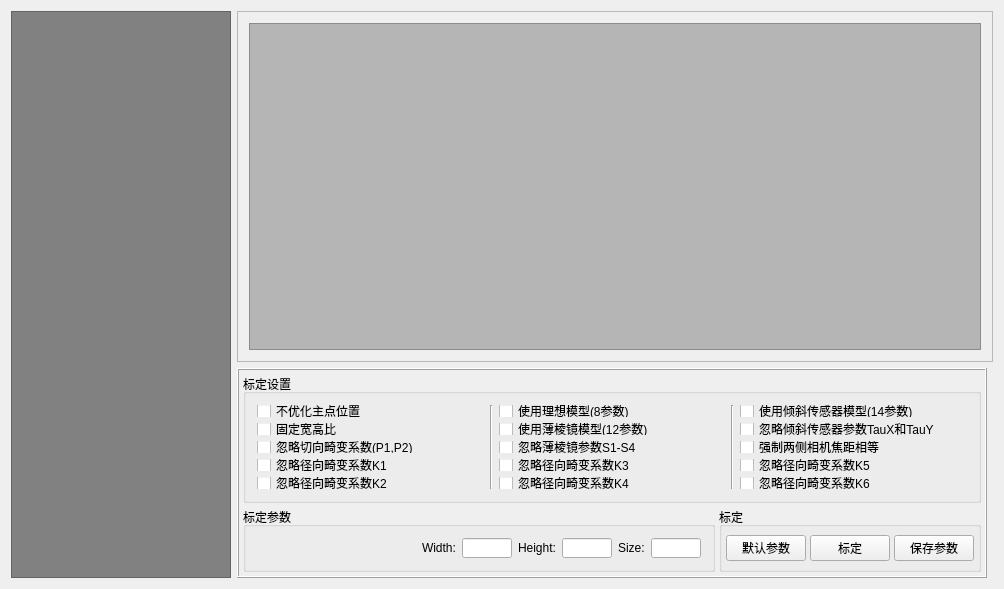
<?xml version="1.0" encoding="UTF-8"?>
<ui version="4.0">
 <class>CalibraterView</class>
 <widget class="QWidget" name="CalibraterView">
  <property name="geometry">
   <rect>
    <x>0</x>
    <y>0</y>
    <width>1004</width>
    <height>589</height>
   </rect>
  </property>
  <property name="windowTitle">
   <string>标定</string>
  </property>
  <layout class="QGridLayout" name="gridLayout_2">
   <item row="1" column="1">
    <widget class="QFrame" name="frame">
     <property name="maximumSize">
      <size>
       <width>16777215</width>
       <height>210</height>
      </size>
     </property>
     <property name="frameShape">
      <enum>QFrame::Box</enum>
     </property>
     <property name="frameShadow">
      <enum>QFrame::Raised</enum>
     </property>
     <layout class="QGridLayout" name="gridLayout">
      <property name="leftMargin">
       <number>4</number>
      </property>
      <property name="topMargin">
       <number>4</number>
      </property>
      <property name="rightMargin">
       <number>4</number>
      </property>
      <property name="bottomMargin">
       <number>4</number>
      </property>
      <property name="spacing">
       <number>4</number>
      </property>
      <item row="0" column="0" colspan="2">
       <widget class="QGroupBox" name="groupBox_3">
        <property name="title">
         <string>标定设置</string>
        </property>
        <layout class="QGridLayout" name="gridLayout_3">
         <item row="0" column="0">
          <widget class="QCheckBox" name="checkBox_CALIB_FIX_PRINCIPAL_POINT">
           <property name="text">
            <string>不优化主点位置</string>
           </property>
          </widget>
         </item>
         <item row="0" column="1" rowspan="5">
          <widget class="Line" name="line">
           <property name="orientation">
            <enum>Qt::Vertical</enum>
           </property>
          </widget>
         </item>
         <item row="0" column="2">
          <widget class="QCheckBox" name="checkBox_CALIB_RATIONAL_MODEL">
           <property name="text">
            <string>使用理想模型(8参数)</string>
           </property>
          </widget>
         </item>
         <item row="0" column="3" rowspan="5">
          <widget class="Line" name="line_2">
           <property name="orientation">
            <enum>Qt::Vertical</enum>
           </property>
          </widget>
         </item>
         <item row="0" column="4">
          <widget class="QCheckBox" name="checkBox_CALIB_TILTED_MODEL">
           <property name="text">
            <string>使用倾斜传感器模型(14参数)</string>
           </property>
          </widget>
         </item>
         <item row="1" column="0">
          <widget class="QCheckBox" name="checkBox_CALIB_FIX_ASPECT_RATIO">
           <property name="text">
            <string>固定宽高比</string>
           </property>
          </widget>
         </item>
         <item row="1" column="2">
          <widget class="QCheckBox" name="checkBox_CALIB_THIN_PRISM_MODEL">
           <property name="text">
            <string>使用薄棱镜模型(12参数)</string>
           </property>
          </widget>
         </item>
         <item row="1" column="4">
          <widget class="QCheckBox" name="checkBox_CALIB_FIX_TAUX_TAUY">
           <property name="text">
            <string>忽略倾斜传感器参数TauX和TauY</string>
           </property>
          </widget>
         </item>
         <item row="2" column="0">
          <widget class="QCheckBox" name="checkBox_CALIB_ZERO_TANGENT_DIST">
           <property name="text">
            <string>忽略切向畸变系数(P1,P2)</string>
           </property>
          </widget>
         </item>
         <item row="2" column="2">
          <widget class="QCheckBox" name="checkBox_CALIB_FIX_S1_S2_S3_S4">
           <property name="text">
            <string>忽略薄棱镜参数S1-S4</string>
           </property>
          </widget>
         </item>
         <item row="2" column="4">
          <widget class="QCheckBox" name="checkBox_CALIB_SAME_FOCAL_LENGTH">
           <property name="text">
            <string>强制两侧相机焦距相等</string>
           </property>
          </widget>
         </item>
         <item row="3" column="0">
          <widget class="QCheckBox" name="checkBox_CALIB_FIX_K1">
           <property name="text">
            <string>忽略径向畸变系数K1</string>
           </property>
          </widget>
         </item>
         <item row="3" column="2">
          <widget class="QCheckBox" name="checkBox_CALIB_FIX_K3">
           <property name="text">
            <string>忽略径向畸变系数K3</string>
           </property>
          </widget>
         </item>
         <item row="3" column="4">
          <widget class="QCheckBox" name="checkBox_CALIB_FIX_K5">
           <property name="text">
            <string>忽略径向畸变系数K5</string>
           </property>
          </widget>
         </item>
         <item row="4" column="0">
          <widget class="QCheckBox" name="checkBox_CALIB_FIX_K2">
           <property name="text">
            <string>忽略径向畸变系数K2</string>
           </property>
          </widget>
         </item>
         <item row="4" column="2">
          <widget class="QCheckBox" name="checkBox_CALIB_FIX_K4">
           <property name="text">
            <string>忽略径向畸变系数K4</string>
           </property>
          </widget>
         </item>
         <item row="4" column="4">
          <widget class="QCheckBox" name="checkBox_CALIB_FIX_K6">
           <property name="text">
            <string>忽略径向畸变系数K6</string>
           </property>
          </widget>
         </item>
        </layout>
       </widget>
      </item>
      <item row="1" column="0">
       <widget class="QGroupBox" name="groupBox">
        <property name="title">
         <string>标定参数</string>
        </property>
        <layout class="QHBoxLayout" name="horizontalLayout_2">
         <item>
          <spacer name="horizontalSpacer">
           <property name="orientation">
            <enum>Qt::Horizontal</enum>
           </property>
           <property name="sizeHint" stdset="0">
            <size>
             <width>40</width>
             <height>20</height>
            </size>
           </property>
          </spacer>
         </item>
         <item>
          <widget class="QLabel" name="label_5">
           <property name="text">
            <string>Width:</string>
           </property>
          </widget>
         </item>
         <item>
          <widget class="QLineEdit" name="lineEdit_BoardWidth">
           <property name="minimumSize">
            <size>
             <width>50</width>
             <height>20</height>
            </size>
           </property>
           <property name="maximumSize">
            <size>
             <width>20</width>
             <height>16777215</height>
            </size>
           </property>
          </widget>
         </item>
         <item>
          <widget class="QLabel" name="label_6">
           <property name="text">
            <string>Height:</string>
           </property>
          </widget>
         </item>
         <item>
          <widget class="QLineEdit" name="lineEdit_BoardHeight">
           <property name="minimumSize">
            <size>
             <width>50</width>
             <height>20</height>
            </size>
           </property>
           <property name="maximumSize">
            <size>
             <width>20</width>
             <height>16777215</height>
            </size>
           </property>
          </widget>
         </item>
         <item>
          <widget class="QLabel" name="label_8">
           <property name="text">
            <string>Size:</string>
           </property>
          </widget>
         </item>
         <item>
          <widget class="QLineEdit" name="lineEdit_SquareSize">
           <property name="minimumSize">
            <size>
             <width>50</width>
             <height>20</height>
            </size>
           </property>
           <property name="maximumSize">
            <size>
             <width>20</width>
             <height>16777215</height>
            </size>
           </property>
          </widget>
         </item>
        </layout>
       </widget>
      </item>
      <item row="1" column="1">
       <widget class="QGroupBox" name="groupBox_4">
        <property name="title">
         <string>标定</string>
        </property>
        <layout class="QHBoxLayout" name="horizontalLayout_3">
         <property name="spacing">
          <number>4</number>
         </property>
         <property name="leftMargin">
          <number>4</number>
         </property>
         <property name="topMargin">
          <number>4</number>
         </property>
         <property name="rightMargin">
          <number>4</number>
         </property>
         <property name="bottomMargin">
          <number>4</number>
         </property>
         <item>
          <widget class="QPushButton" name="pushButton_CalibDefault">
           <property name="text">
            <string>默认参数</string>
           </property>
          </widget>
         </item>
         <item>
          <widget class="QPushButton" name="pushButton">
           <property name="text">
            <string>标定</string>
           </property>
          </widget>
         </item>
         <item>
          <widget class="QPushButton" name="pushButton_2">
           <property name="text">
            <string>保存参数</string>
           </property>
          </widget>
         </item>
        </layout>
       </widget>
      </item>
     </layout>
    </widget>
   </item>
   <item row="0" column="0" rowspan="2">
    <widget class="QListWidget" name="listWidget">
     <property name="maximumSize">
      <size>
       <width>220</width>
       <height>16777215</height>
      </size>
     </property>
     <property name="styleSheet">
      <string notr="true">background-color: rgb(129, 129, 129);</string>
     </property>
     <property name="dragDropMode">
      <enum>QAbstractItemView::DragDrop</enum>
     </property>
     <property name="iconSize">
      <size>
       <width>60</width>
       <height>60</height>
      </size>
     </property>
     <property name="flow">
      <enum>QListView::LeftToRight</enum>
     </property>
     <property name="viewMode">
      <enum>QListView::IconMode</enum>
     </property>
     <property name="modelColumn">
      <number>0</number>
     </property>
     <property name="currentRow">
      <number>-1</number>
     </property>
    </widget>
   </item>
   <item row="0" column="1" colspan="2">
    <widget class="QScrollArea" name="scrollArea">
     <property name="widgetResizable">
      <bool>true</bool>
     </property>
     <widget class="QWidget" name="scrollAreaWidgetContents">
      <property name="geometry">
       <rect>
        <x>0</x>
        <y>0</y>
        <width>758</width>
        <height>359</height>
       </rect>
      </property>
      <layout class="QGridLayout" name="gridLayout_4">
       <item row="0" column="0">
        <widget class="QGraphicsView" name="graphicsView">
         <property name="styleSheet">
          <string notr="true">background-color: rgb(181, 181, 181);</string>
         </property>
        </widget>
       </item>
      </layout>
     </widget>
    </widget>
   </item>
  </layout>
 </widget>
 <layoutdefault spacing="6" margin="11"/>
 <resources/>
 <connections>
  <connection>
   <sender>lineEdit_BoardWidth</sender>
   <signal>textChanged(QString)</signal>
   <receiver>CalibraterView</receiver>
   <slot>onValueChanged_BoardWidth(QString)</slot>
   <hints>
    <hint type="sourcelabel">
     <x>528</x>
     <y>558</y>
    </hint>
    <hint type="destinationlabel">
     <x>246</x>
     <y>282</y>
    </hint>
   </hints>
  </connection>
  <connection>
   <sender>lineEdit_BoardHeight</sender>
   <signal>textChanged(QString)</signal>
   <receiver>CalibraterView</receiver>
   <slot>onValueChanged_BoardHeight(QString)</slot>
   <hints>
    <hint type="sourcelabel">
     <x>632</x>
     <y>558</y>
    </hint>
    <hint type="destinationlabel">
     <x>131</x>
     <y>282</y>
    </hint>
   </hints>
  </connection>
  <connection>
   <sender>lineEdit_SquareSize</sender>
   <signal>textChanged(QString)</signal>
   <receiver>CalibraterView</receiver>
   <slot>onValueChanged_SquareSize(QString)</slot>
   <hints>
    <hint type="sourcelabel">
     <x>724</x>
     <y>558</y>
    </hint>
    <hint type="destinationlabel">
     <x>174</x>
     <y>283</y>
    </hint>
   </hints>
  </connection>
  <connection>
   <sender>pushButton_CalibDefault</sender>
   <signal>clicked()</signal>
   <receiver>CalibraterView</receiver>
   <slot>setDefaultCalibParam()</slot>
   <hints>
    <hint type="sourcelabel">
     <x>820</x>
     <y>559</y>
    </hint>
    <hint type="destinationlabel">
     <x>426</x>
     <y>472</y>
    </hint>
   </hints>
  </connection>
  <connection>
   <sender>pushButton</sender>
   <signal>clicked()</signal>
   <receiver>CalibraterView</receiver>
   <slot>doCalib()</slot>
   <hints>
    <hint type="sourcelabel">
     <x>899</x>
     <y>559</y>
    </hint>
    <hint type="destinationlabel">
     <x>569</x>
     <y>469</y>
    </hint>
   </hints>
  </connection>
  <connection>
   <sender>listWidget</sender>
   <signal>itemClicked(QListWidgetItem*)</signal>
   <receiver>CalibraterView</receiver>
   <slot>onItemClicked(QListWidgetItem*)</slot>
   <hints>
    <hint type="sourcelabel">
     <x>154</x>
     <y>152</y>
    </hint>
    <hint type="destinationlabel">
     <x>259</x>
     <y>6</y>
    </hint>
   </hints>
  </connection>
  <connection>
   <sender>pushButton_2</sender>
   <signal>clicked()</signal>
   <receiver>CalibraterView</receiver>
   <slot>onPush_saveParamsToFile()</slot>
   <hints>
    <hint type="sourcelabel">
     <x>954</x>
     <y>555</y>
    </hint>
    <hint type="destinationlabel">
     <x>999</x>
     <y>485</y>
    </hint>
   </hints>
  </connection>
  <connection>
   <sender>checkBox_CALIB_FIX_PRINCIPAL_POINT</sender>
   <signal>clicked(bool)</signal>
   <receiver>CalibraterView</receiver>
   <slot>onValueChanged_FIX_PRINCIPAL_POINT(bool)</slot>
   <hints>
    <hint type="sourcelabel">
     <x>312</x>
     <y>411</y>
    </hint>
    <hint type="destinationlabel">
     <x>233</x>
     <y>333</y>
    </hint>
   </hints>
  </connection>
  <connection>
   <sender>checkBox_CALIB_RATIONAL_MODEL</sender>
   <signal>clicked(bool)</signal>
   <receiver>CalibraterView</receiver>
   <slot>onValueChanged_RATIONAL_MODEL(bool)</slot>
   <hints>
    <hint type="sourcelabel">
     <x>587</x>
     <y>409</y>
    </hint>
    <hint type="destinationlabel">
     <x>233</x>
     <y>40</y>
    </hint>
   </hints>
  </connection>
  <connection>
   <sender>checkBox_CALIB_TILTED_MODEL</sender>
   <signal>clicked(bool)</signal>
   <receiver>CalibraterView</receiver>
   <slot>onValueChanged_TILTED_MODEL(bool)</slot>
   <hints>
    <hint type="sourcelabel">
     <x>791</x>
     <y>409</y>
    </hint>
    <hint type="destinationlabel">
     <x>705</x>
     <y>4</y>
    </hint>
   </hints>
  </connection>
  <connection>
   <sender>checkBox_CALIB_FIX_ASPECT_RATIO</sender>
   <signal>clicked(bool)</signal>
   <receiver>CalibraterView</receiver>
   <slot>onValueChanged_FIX_ASPECT_RATIO(bool)</slot>
   <hints>
    <hint type="sourcelabel">
     <x>342</x>
     <y>430</y>
    </hint>
    <hint type="destinationlabel">
     <x>332</x>
     <y>374</y>
    </hint>
   </hints>
  </connection>
  <connection>
   <sender>checkBox_CALIB_ZERO_TANGENT_DIST</sender>
   <signal>clicked(bool)</signal>
   <receiver>CalibraterView</receiver>
   <slot>onValueChanged_ZERO_TANGENT_DIST(bool)</slot>
   <hints>
    <hint type="sourcelabel">
     <x>393</x>
     <y>456</y>
    </hint>
    <hint type="destinationlabel">
     <x>466</x>
     <y>5</y>
    </hint>
   </hints>
  </connection>
  <connection>
   <sender>checkBox_CALIB_FIX_K1</sender>
   <signal>clicked(bool)</signal>
   <receiver>CalibraterView</receiver>
   <slot>onValueChanged_FIX_K1(bool)</slot>
   <hints>
    <hint type="sourcelabel">
     <x>281</x>
     <y>471</y>
    </hint>
    <hint type="destinationlabel">
     <x>231</x>
     <y>142</y>
    </hint>
   </hints>
  </connection>
  <connection>
   <sender>checkBox_CALIB_FIX_K2</sender>
   <signal>clicked(bool)</signal>
   <receiver>CalibraterView</receiver>
   <slot>onValueChanged_FIX_K2(bool)</slot>
   <hints>
    <hint type="sourcelabel">
     <x>305</x>
     <y>495</y>
    </hint>
    <hint type="destinationlabel">
     <x>232</x>
     <y>231</y>
    </hint>
   </hints>
  </connection>
  <connection>
   <sender>checkBox_CALIB_THIN_PRISM_MODEL</sender>
   <signal>clicked(bool)</signal>
   <receiver>CalibraterView</receiver>
   <slot>onValueChanged_THIN_PRISM_MODEL(bool)</slot>
   <hints>
    <hint type="sourcelabel">
     <x>558</x>
     <y>427</y>
    </hint>
    <hint type="destinationlabel">
     <x>730</x>
     <y>8</y>
    </hint>
   </hints>
  </connection>
  <connection>
   <sender>checkBox_CALIB_FIX_S1_S2_S3_S4</sender>
   <signal>clicked(bool)</signal>
   <receiver>CalibraterView</receiver>
   <slot>onValueChanged_FIX_S1_S2_S3_S4(bool)</slot>
   <hints>
    <hint type="sourcelabel">
     <x>530</x>
     <y>448</y>
    </hint>
    <hint type="destinationlabel">
     <x>966</x>
     <y>3</y>
    </hint>
   </hints>
  </connection>
  <connection>
   <sender>checkBox_CALIB_FIX_K3</sender>
   <signal>clicked(bool)</signal>
   <receiver>CalibraterView</receiver>
   <slot>onValueChanged_FIX_K3(bool)</slot>
   <hints>
    <hint type="sourcelabel">
     <x>602</x>
     <y>481</y>
    </hint>
    <hint type="destinationlabel">
     <x>998</x>
     <y>37</y>
    </hint>
   </hints>
  </connection>
  <connection>
   <sender>checkBox_CALIB_FIX_K4</sender>
   <signal>clicked(bool)</signal>
   <receiver>CalibraterView</receiver>
   <slot>onValueChanged_FIX_K4(bool)</slot>
   <hints>
    <hint type="sourcelabel">
     <x>644</x>
     <y>504</y>
    </hint>
    <hint type="destinationlabel">
     <x>1001</x>
     <y>73</y>
    </hint>
   </hints>
  </connection>
  <connection>
   <sender>checkBox_CALIB_FIX_TAUX_TAUY</sender>
   <signal>clicked(bool)</signal>
   <receiver>CalibraterView</receiver>
   <slot>onValueChanged_FIX_TAUX_TAUY(bool)</slot>
   <hints>
    <hint type="sourcelabel">
     <x>836</x>
     <y>432</y>
    </hint>
    <hint type="destinationlabel">
     <x>1001</x>
     <y>113</y>
    </hint>
   </hints>
  </connection>
  <connection>
   <sender>checkBox_CALIB_SAME_FOCAL_LENGTH</sender>
   <signal>clicked(bool)</signal>
   <receiver>CalibraterView</receiver>
   <slot>onValueChanged_SAME_FOCAL_LENGTH(bool)</slot>
   <hints>
    <hint type="sourcelabel">
     <x>857</x>
     <y>457</y>
    </hint>
    <hint type="destinationlabel">
     <x>1002</x>
     <y>155</y>
    </hint>
   </hints>
  </connection>
  <connection>
   <sender>checkBox_CALIB_FIX_K5</sender>
   <signal>clicked(bool)</signal>
   <receiver>CalibraterView</receiver>
   <slot>onValueChanged_FIX_K5(bool)</slot>
   <hints>
    <hint type="sourcelabel">
     <x>812</x>
     <y>478</y>
    </hint>
    <hint type="destinationlabel">
     <x>1001</x>
     <y>194</y>
    </hint>
   </hints>
  </connection>
  <connection>
   <sender>checkBox_CALIB_FIX_K6</sender>
   <signal>clicked(bool)</signal>
   <receiver>CalibraterView</receiver>
   <slot>onValueChanged_FIX_K6(bool)</slot>
   <hints>
    <hint type="sourcelabel">
     <x>787</x>
     <y>499</y>
    </hint>
    <hint type="destinationlabel">
     <x>1004</x>
     <y>243</y>
    </hint>
   </hints>
  </connection>
 </connections>
 <slots>
  <slot>onValueChanged_BoardWidth(QString)</slot>
  <slot>onValueChanged_BoardHeight(QString)</slot>
  <slot>onValueChanged_SquareSize(QString)</slot>
  <slot>onClicked_showRectified(bool)</slot>
  <slot>onClicked_Bouguet(bool)</slot>
  <slot>onClicked_Hartley(bool)</slot>
  <slot>setDefaultCalibParam()</slot>
  <slot>doCalib()</slot>
  <slot>onItemClicked(QListWidgetItem*)</slot>
  <slot>onPush_saveParamsToFile()</slot>
  <slot>onValueChanged_FIX_PRINCIPAL_POINT(bool)</slot>
  <slot>onValueChanged_FIX_ASPECT_RATIO(bool)</slot>
  <slot>onValueChanged_ZERO_TANGENT_DIST(bool)</slot>
  <slot>onValueChanged_SAME_FOCAL_LENGTH(bool)</slot>
  <slot>onValueChanged_FIX_K1(bool)</slot>
  <slot>onValueChanged_FIX_K2(bool)</slot>
  <slot>onValueChanged_FIX_K3(bool)</slot>
  <slot>onValueChanged_FIX_K4(bool)</slot>
  <slot>onValueChanged_FIX_K5(bool)</slot>
  <slot>onValueChanged_FIX_K6(bool)</slot>
  <slot>onValueChanged_RATIONAL_MODEL(bool)</slot>
  <slot>onValueChanged_THIN_PRISM_MODEL(bool)</slot>
  <slot>onValueChanged_FIX_S1_S2_S3_S4(bool)</slot>
  <slot>onValueChanged_TILTED_MODEL(bool)</slot>
  <slot>onValueChanged_FIX_TAUX_TAUY(bool)</slot>
 </slots>
</ui>
